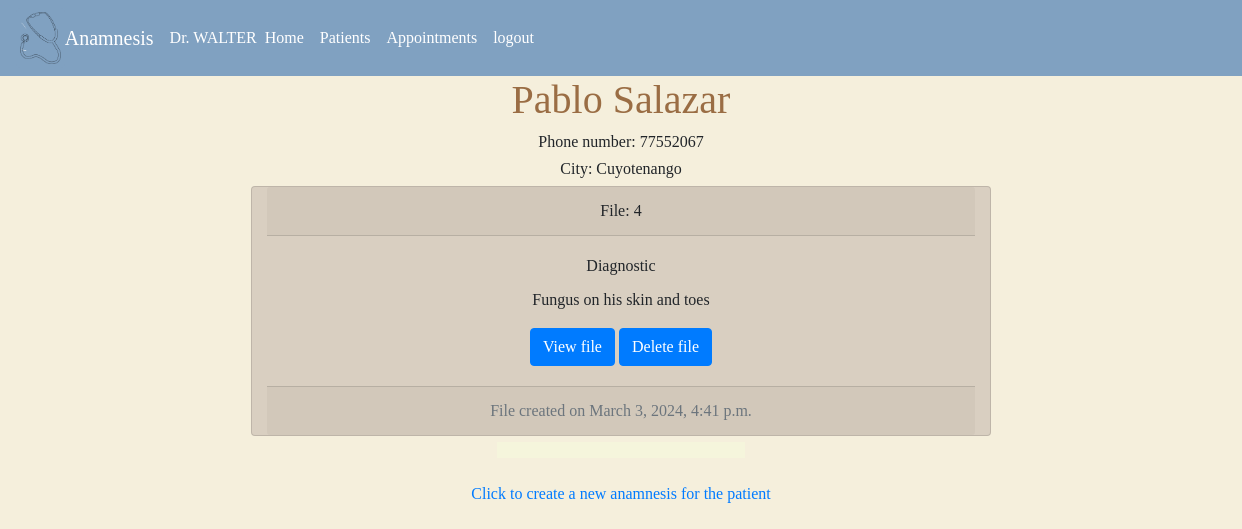
The app's page /file/13 (signed in) with its own data.
### anamnesis/models.py (models this page shows, shortened)
class User(AbstractUser):
    pass

class Patient(models.Model):
    doctor = models.ForeignKey(User, on_delete=models.CASCADE, blank=True, null=True, related_name="patients")
    name = models.CharField(max_length=25, blank=True)
    lastname = models.CharField(max_length=25, blank=True)
    address = models.CharField(max_length=50, blank=True, null=True)
    city = models.CharField(max_length=30, blank=True, null=True)
    state = models.CharField(max_length=20, blank=True, null=True)
    phonenumber = models.CharField(max_length=15, blank=True, null=True)
    date = models.DateTimeField(null=True)
    familyBackground = models.CharField(max_length=500, blank=True, null=True)
    personalBackground = models.CharField(max_length=500, blank=True, null=True)

class Patienthistory(models.Model):
    patient = models.ForeignKey(Patient, on_delete=models.CASCADE, blank=True, null=True, related_name="patient_history")
    date = models.DateTimeField() #date the file was created
    diagnostic =models.CharField(max_length=500, blank=True, null=True)
    history =models.CharField(max_length=500, blank=True, null=True) # Explanation of the symptoms
    prescription = models.CharField(max_length=500, blank=True, null=True)
    visit = models.CharField(max_length=30, blank=True, null=True) # Reason the patient is visiting
    nextappointment = models.DateTimeField(null=True, blank=True)

### anamnesis/views.py (the view, shortened to what this page needs)
# urls.py: path("file/<int:patient_id>", views.file, name="file"), #pull a patien file
def file(request, patient_id):
    if request.method == "GET":
        patient = Patient.objects.get(pk=patient_id)
        files = Patienthistory.objects.filter(patient_id=patient_id)
        paginator = Paginator(files, 10) #show 10 posts per page
        page_number = request.GET.get('page')
        page_obj = paginator.get_page(page_number)
        return render(request, "anamnesis/patientFile.html", {
            "patient": patient,
            "files": page_obj,
        })

### anamnesis/templates/anamnesis/patientFile.html (shortened to what this page needs)
{% extends "anamnesis/layout.html" %}
{% load static %}
{% block body %}
    {% if user.is_authenticated %}
        <div class="container">
            <div style="text-align: center;">
                <h1 >{{patient.name}} {{patient.lastname}}</h1>
                <h6>Phone number: {{patient.phonenumber}}</h6>
                <h6>City: {{patient.city}}</h6>
            </div>
        {% for file in files %}
            <div class="card col-sm-8 container text-center ">
                <div class="card-header">
                    File: {{file.id}}
                </div>
                <div class="card-body">
                    <h6 class="card-title">Diagnostic</h6>
                    <p class="card-text">{{file.diagnostic}}</p>
                    <a href="{% url 'fileview' file_id=file.id %}" class="btn btn-primary">View file</a>
                    <a href="{% url 'deletefile' file_id=file.id patient_id=patient.id %}" class="btn btn-primary">Delete file</a>
                </div>
                <div class="card-footer text-muted">
                File created on {{file.date}}
                </div>
            </div>
        {% endfor %}
            <div class="container w-25">
                <nav aria-label="Page navigation" id="pagination" style="background-color: beige;">
                </nav>
            </div>
            <div class="mt-4 d-flex flex-md-row justify-content-center" id="clickallpatients">
                <a href="{% url 'history' patient_id=patient.id %}" id="">Click to create a new anamnesis for the patient</a>
            </div>
        </div>
    {% else %}
    <h4>403. You do not have access</h4>
    {% endif %}
{% endblock %}

### anamnesis/templates/anamnesis/layout.html (shortened to what this page needs)
{% load static %}
<!DOCTYPE html>
<html lang="en">
    <head>
        <link rel="stylesheet" href="https://stackpath.bootstrapcdn.com/bootstrap/4.4.1/css/bootstrap.min.css">
        <link href="{% static 'anamnesis/styles.css' %}" rel="stylesheet">
    </head>
    <body>
        {% if user.is_authenticated %}
            <nav class="navbar navbar-expand-lg navbar-dark">
                <img src="{% static 'anamnesis/images/stethoscope.png' %}" alt="stethoscope" class="img-thumbnail text-center imageNav"> <a class="navbar-brand" href="{% url 'index' %}">Anamnesis</a><a class="nav-item" >Dr. {{request.user | upper}}</a>
                <div class="collapse navbar-collapse" id="navbarSupportedContent">
                    <ul class="navbar-nav mr-auto">
                        <li class="nav-item active">
                            <a class="nav-link" href="{% url 'index' %}">Home</a>
                        </li>
                        <li class="nav-item active">
                            <a class="nav-link" href="{% url 'patient' %}">Patients</a>
                        </li>
                        <li class="nav-item active">
                            <a class="nav-link" href="{% url 'appointments' %}">Appointments</a>
                        </li>
                        <li class="nav-item active">
                            <a class="nav-link" href="{% url 'logout' %}">logout</a>
                        </li>
                    </ul>
                </div>
            </nav>
        {% endif %}
        {% block body %}
        {% endblock %}
</html>

### anamnesis/static/anamnesis/styles.css (style rules this page uses)
body { position: relative; background-color: rgb(245, 239, 220); font-family: "Calibri"; }
.card { margin-top: 8px; margin-bottom: 6px; background-color: #d9cfc1; }
h1 { color: #9a6d44; }
.imageNav { background-color: rgb(128, 161, 193); border: none; width:auto; height: 60px; }
#pagination { background-color: rgb(245, 239, 220); }
nav { width: 100%; box-sizing: content-box; overflow: scroll; background-color: rgb(128, 161, 193); color: white; }
ul { list-style-type: none; }

### records on screen
User: user "WALTER"
Patient: name "Pablo", lastname "Salazar", phonenumber "77552067", city "Cuyotenango"
Patienthistory: id "4", diagnostic "Fungus on his skin and toes", date "March 3, 2024, 4:41 p.m."
